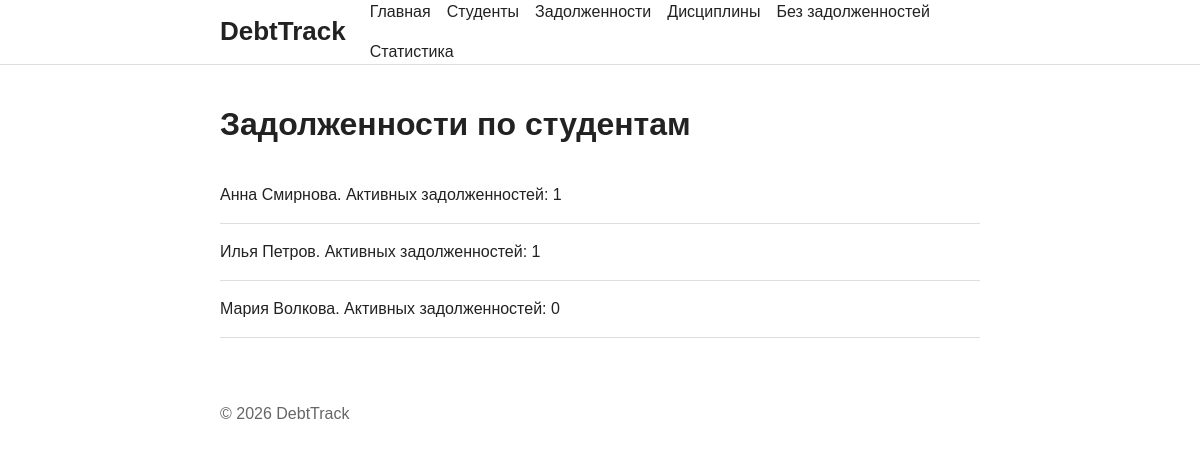
Screenshot of /debts/statistics/ with the database file from the repository.
### debts/views.py (the view)
# urls.py: path("statistics/", views.statistics, name="statistics"),
def statistics(request):
    connection = get_connection()
    try:
        stats = connection.execute(STATISTICS_SQL).fetchall()
    finally:
        connection.close()
    return render(
        request,
        "debts/statistics.html",
        {"statistics": stats},
    )

### db/database.py (called while the page is built)
def get_connection(database_path=None):
    path = Path(database_path) if database_path is not None else DB_PATH
    connection = sqlite3.connect(path)
    connection.row_factory = sqlite3.Row
    connection.execute("PRAGMA foreign_keys = ON")
    return connection

### debts/templates/debts/statistics.html (shortened to what this page needs)
{% extends "base.html" %}
{% block content %}
<h1>Задолженности по студентам</h1>
{% if statistics %}
<ul class="list">
    {% for item in statistics %}
    <li>{{ item.student_name }}. Активных задолженностей: {{ item.debts_count }}</li>
    {% endfor %}
</ul>
{% else %}
<p class="muted">Данные отсутствуют.</p>
{% endif %}
{% endblock %}

### templates/base.html (shortened to what this page needs)
{% load static %}
<!DOCTYPE html>
<html lang="ru">
<head>
    <link rel="stylesheet" href="{% static 'homepage/css/style.css' %}">
</head>
<body>
<header>
    <div class="header-content">
        <h1 class="site-brand">
            <a href="{% url 'homepage:index' %}">DebtTrack</a>
        </h1>
        {% include "includes/navigation.html" %}
    </div>
</header>
<main>{% block content %}{% endblock %}</main>
<footer>
    <p>© <span id="current-year"></span> DebtTrack</p>
</footer>
</body>
</html>

### templates/includes/navigation.html
<nav>
    <a href="{% url 'homepage:index' %}">Главная</a>
    <a href="{% url 'students:list' %}">Студенты</a>
    <a href="{% url 'debts:list' %}">Задолженности</a>
    <a href="{% url 'homepage:disciplines' %}">Дисциплины</a>
    <a href="{% url 'students:clean' %}">Без задолженностей</a>
    <a href="{% url 'debts:statistics' %}">Статистика</a>
</nav>

### homepage/static/homepage/css/style.css (style rules this page uses)
* { box-sizing: border-box; }
body { min-height: 100vh; margin: 0; color: #222; background: #fff; font: 16px/1.5 Arial, sans-serif; }
header { border-bottom: 1px solid #ddd; }
.header-content, main, footer { width: min(100% - 32px, 760px); margin: 0 auto; }
.header-content { display: flex; align-items: center; gap: 24px; min-height: 64px; }
nav, .actions { display: flex; flex-wrap: wrap; gap: 16px; }
main { padding: 40px 0; }
footer { padding: 8px 0 24px; color: #666; }
h1, h2 { line-height: 1.2; }
h1 { margin: 0 0 24px; }
a { color: #2457a6; }
header a { color: #222; text-decoration: none; }
.site-brand { margin: 0; font-size: 26px; }
.list { margin: 0; padding: 0; list-style: none; }
.list li, .list-item { padding: 16px 0; border-bottom: 1px solid #ddd; }

### rows the page displays
students: student_name "Анна Смирнова", debts_count "1"
students: student_name "Илья Петров", debts_count "1"
students: student_name "Мария Волкова", debts_count "0"
